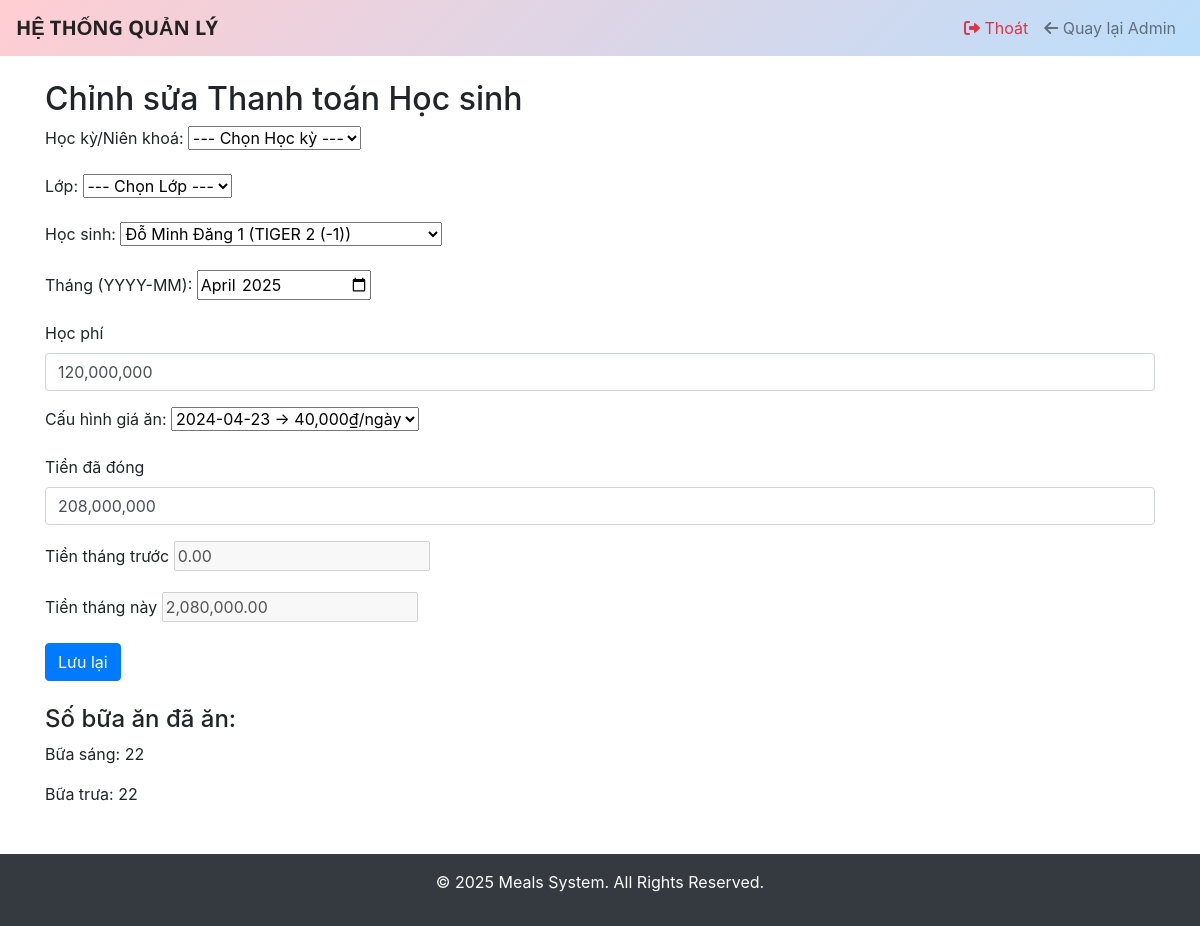
The page /meals/student-payment/edit/764/ (signed in) on the database as committed earlier.
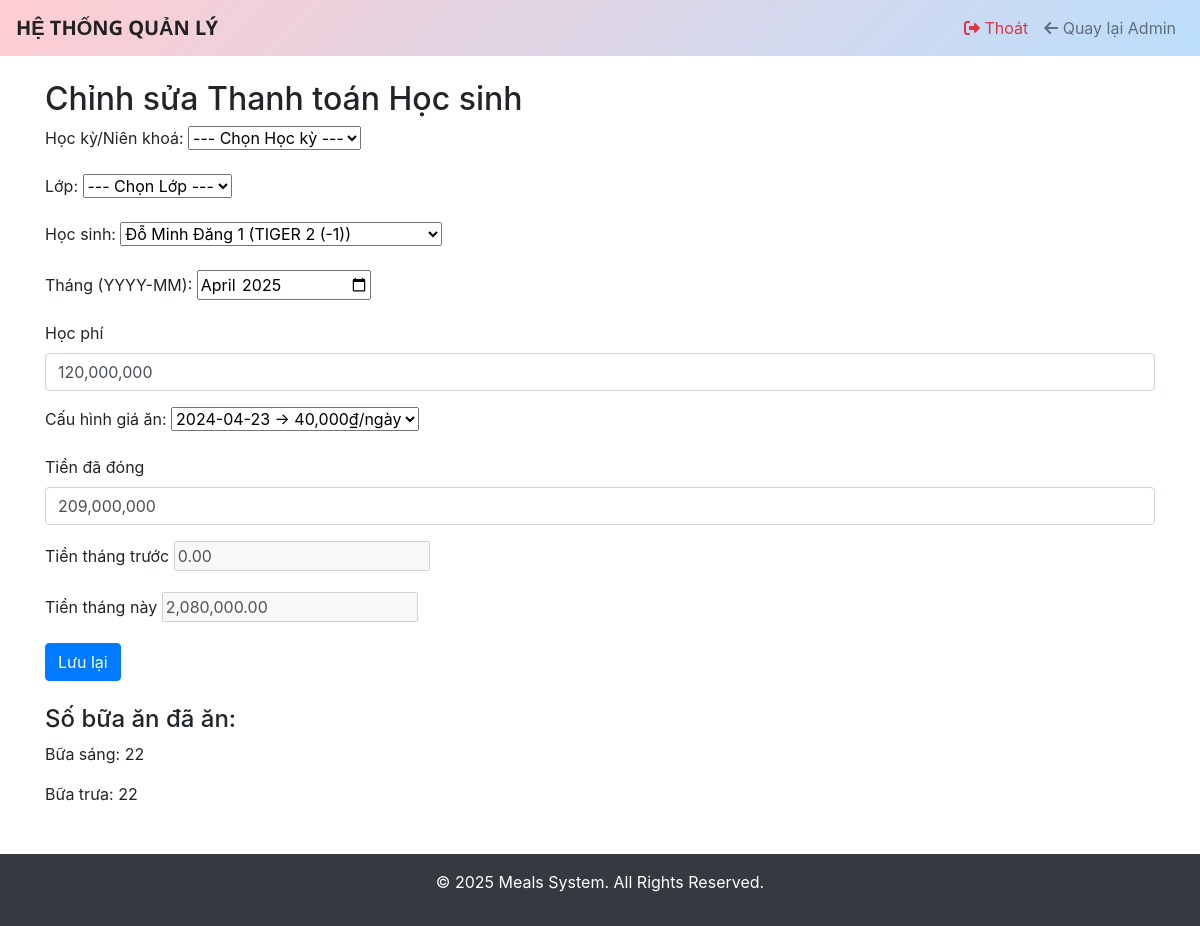
The same page on the database as committed later.
### meals/models.py (models this page shows, shortened)
class StudentPayment(models.Model):
    class Meta:
        unique_together = ('student', 'month')
        verbose_name = "Công nợ học sinh"
        verbose_name_plural = "Công nợ học sinh"
        permissions = [
            ("view_statistics", "Có thể xem thống kê"),
        ]
    student = models.ForeignKey(
        'Student',
        on_delete=models.CASCADE,
        verbose_name="Học sinh"
    )
    month = models.CharField(
        max_length=7,
        verbose_name="Tháng",
        help_text="Chọn tháng theo định dạng YYYY‑MM"
    )
    tuition_fee = models.DecimalField(
        max_digits=10,
        decimal_places=2,
        verbose_name="Học phí"
    )
    amount_paid = models.DecimalField(
        max_digits=10,
        decimal_places=2,
        verbose_name="Số tiền đã đóng"
    )
    remaining_balance = models.DecimalField(
        max_digits=10,
        decimal_places=2,
        null=True,
        blank=True,
        verbose_name="Số dư"
    )
    meal_price = models.ForeignKey(
        MealPrice,
        on_delete=models.PROTECT,
        verbose_name="Cấu hình giá ăn",
        help_text="Chọn cấu hình giá ăn áp dụng cho tháng này"
    )

### meals/views.py (the view)
# urls.py: path('student-payment/edit/', login_required(views.student_payment_edit), name='student_payment_edit'),
@login_required(login_url='login')
@permission_required('meals.change_studentpayment', raise_exception=True)
def student_payment_edit(request, pk=None):
    classrooms = ClassRoom.objects.all()
    payment = get_object_or_404(StudentPayment, pk=pk) if pk else None
    if request.method == "POST":
        student_id = request.POST.get('student')
        month_val  = request.POST.get('month')
        dup_qs = StudentPayment.objects.filter(student_id=student_id, month=month_val)
        if payment:
            dup_qs = dup_qs.exclude(pk=payment.pk)
        duplicate = dup_qs.first()
        form_instance = duplicate if duplicate else payment
        form = StudentPaymentForm(request.POST, instance=form_instance)
        if form.is_valid():
            saved = form.save()
            AuditLog.objects.create(
                user    = request.user,
                action  = 'change',
                path    = request.path,
                data    = json.dumps({
                    'model':           'studentpayment',
                    'object_id':       saved.pk,
                    'student_name':    saved.student.name,
                    'classroom_name':  saved.student.classroom.name,
                    'tuition_fee': format(saved.tuition_fee, ",.2f"),
                    'amount_paid': format(saved.amount_paid, ",.2f"),
                    'meal_price':  format(saved.meal_price.daily_price, ",.2f") if saved.meal_price else "0.00",
                    'month':           month_val,
                }, ensure_ascii=False)
            )
            if duplicate and payment and duplicate.pk != payment.pk:
                payment.delete()
            payments = list(
                StudentPayment.objects
                .filter(student=saved.student)
                .order_by('month')
            )
            prior = Decimal('0')
            for p in payments:
                year, mon = map(int, p.month.split('-'))
                recs = MealRecord.objects.filter(
                    student=p.student,
                    date__year=year, date__month=mon,
                    meal_type__in=['Bữa sáng','Bữa trưa']
                ).filter(
                    Q(status='Đủ') | Q(status='Thiếu', non_eat=2)
                )
                meal_cost = sum(
                    p.meal_price.breakfast_price if r.meal_type=='Bữa sáng' else p.meal_price.lunch_price
                    for r in recs
                )
                p.remaining_balance = (
                    p.amount_paid
                    - p.tuition_fee
                    - meal_cost
                    +prior
                )
                prior = p.remaining_balance
            with transaction.atomic():
                StudentPayment.objects.bulk_update(payments, ['remaining_balance'])
            messages.success(request, "Lưu thành công")
            return redirect(request.path)
        else:
            errs = sum(form.errors.values(), [])
            messages.error(request, "Lỗi: " + "; ".join(errs))
    else:
        form = StudentPaymentForm(instance=payment)
    breakfast_count = lunch_count = 0
    if form.instance and form.instance.pk:
        y, mon = map(int, form.instance.month.split('-'))
        breakfast_count = MealRecord.objects.filter(
            student=form.instance.student,
            date__year=y, date__month=mon,
            meal_type='Bữa sáng'
        ).filter(Q(status='Đủ')|Q(status='Thiếu', non_eat=2)).count()
        lunch_count = MealRecord.objects.filter(
            student=form.instance.student,
            date__year=y, date__month=mon,
            meal_type='Bữa trưa'
        ).filter(Q(status='Đủ')|Q(status='Thiếu', non_eat=2)).count()
    return render(request, 'payments/student_payment_form.html', {
        'form':            form,
        'classrooms':      classrooms,
        'is_edit':         bool(payment),
        'breakfast_count': breakfast_count,
        'lunch_count':     lunch_count,
    })

### meals/models.py (called while the page is built)
    def __str__(self):
        return f"{self.effective_date:%Y-%m-%d} → {self.daily_price:,}₫/ngày"

    def __str__(self):
        return f"{self.name} ({self.term})"

    def __str__(self):
        return f"{self.name} ({self.classroom})"

### meals/templates/payments/student_payment_form.html (shortened to what this page needs)
{% extends "layout.html" %}
{% load static %}
{% block content %}
<h2>Chỉnh sửa Thanh toán Học sinh</h2>
<form method="post" id="payment-form">
    <div class="form-group">
       {{ form.term.label_tag }}
       {{ form.term }}
    </div>
    <div class="form-group">
        {{ form.classroom.label_tag }}
        {{ form.classroom }}
    </div>
    <div class="form-group">
        {{ form.student.label_tag }}
        {{ form.student }}
    </div>
    <div class="form-group">
        {{ form.month.label_tag }}
        {{ form.month }}
    </div>
    <div class="form-group">
        <label for="id_tuition_fee">{{ form.tuition_fee.label }}</label>
        <input type="text" id="id_tuition_fee" name="tuition_fee" class="form-control money"
               value="{{ form.tuition_fee.value|default_if_none:'' }}">
    </div>
    <div class="form-group">
        {{ form.meal_price.label_tag }}
        {{ form.meal_price }}
    </div>
    <div class="form-group">
        <label for="id_amount_paid">{{ form.amount_paid.label }}</label>
        <input type="text" id="id_amount_paid" name="amount_paid" class="form-control money"
               value="{{ form.amount_paid.value|default_if_none:'' }}">
    </div>
    <div class="form-group">
        <label for="id_prev_month_balance">Tiền tháng trước</label>
        {{ form.prev_month_balance }}
    </div>
    <div class="form-group">
        <label for="id_current_month_payment">Tiền tháng này</label>
        {{ form.current_month_payment }}
    </div>
    <button type="submit" class="btn btn-primary">Lưu lại</button>
</form>
<div id="meal-counts" class="mt-4">
    <h4>Số bữa ăn đã ăn:</h4>
    <p>Bữa sáng: <span id="breakfast_count">{{ breakfast_count|default:"0" }}</span></p>
    <p>Bữa trưa: <span id="lunch_count">{{ lunch_count|default:"0" }}</span></p>
</div>
{% endblock %}

Rows that differ between the two databases and show on the page:
changed StudentPayment "Đỗ Minh Đăng 1 (TIGER 2 (-1))": amount_paid "208,000,000" → "209,000,000"
